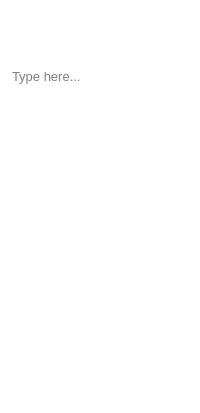
                      <widget class="QFrame" name="UserInputRenamePageFrame">
                       <property name="maximumSize">
                        <size>
                         <width>250</width>
                         <height>16777215</height>
                        </size>
                       </property>
                       <property name="styleSheet">
                        <string notr="true">QFrame{
	background-color: transparent;
	border-radius: 15px;
	border: 0px solid white;
	color: white
}

</string>
                       </property>
                       <property name="frameShape">
                        <enum>QFrame::NoFrame</enum>
                       </property>
                       <property name="frameShadow">
                        <enum>QFrame::Raised</enum>
                       </property>
                       <layout class="QVBoxLayout" name="verticalLayout_12">
                        <property name="spacing">
                         <number>20</number>
                        </property>
                        <property name="sizeConstraint">
                         <enum>QLayout::SetNoConstraint</enum>
                        </property>
                        <property name="leftMargin">
                         <number>10</number>
                        </property>
                        <property name="topMargin">
                         <number>25</number>
                        </property>
                        <property name="rightMargin">
                         <number>10</number>
                        </property>
                        <property name="bottomMargin">
                         <number>5</number>
                        </property>
                        <item>
                         <widget class="QLabel" name="RepalceValueRenamePage">
                          <property name="maximumSize">
                           <size>
                            <width>16777215</width>
                            <height>25</height>
                           </size>
                          </property>
                          <property name="font">
                           <font>
                            <pointsize>14</pointsize>
                           </font>
                          </property>
                          <property name="styleSheet">
                           <string notr="true">border: none;
height: fit-content
</string>
                          </property>
                          <property name="text">
                           <string>Replace Value</string>
                          </property>
                          <property name="alignment">
                           <set>Qt::AlignHCenter|Qt::AlignTop</set>
                          </property>
                         </widget>
                        </item>
                        <item>
                         <widget class="QLineEdit" name="RepalceValueInputRenamePage">
                          <property name="maximumSize">
                           <size>
                            <width>16777215</width>
                            <height>30</height>
                           </size>
                          </property>
                          <property name="font">
                           <font>
                            <pointsize>10</pointsize>
                           </font>
                          </property>
                          <property name="styleSheet">
                           <string notr="true">QLineEdit{
	border: none;
	border-bottom: 2px solid white;
	border-radius: 0px;
	background-color: transparent
}

QLineEdit[text]{ color:white; }</string>
                          </property>
                          <property name="placeholderText">
                           <string>Type here...</string>
                          </property>
                          <property name="clearButtonEnabled">
                           <bool>true</bool>
                          </property>
                         </widget>
                        </item>
                        <item>
                         <widget class="QLabel" name="NewValueRenamePage">
                          <property name="maximumSize">
                           <size>
                            <width>16777215</width>
                            <height>25</height>
                           </size>
                          </property>
                          <property name="font">
                           <font>
                            <pointsize>14</pointsize>
                           </font>
                          </property>
                          <property name="styleSheet">
                           <string notr="true">border: none;
</string>
                          </property>
                          <property name="text">
                           <string>New Value</string>
                          </property>
                          <property name="alignment">
                           <set>Qt::AlignHCenter|Qt::AlignTop</set>
                          </property>
                         </widget>
                        </item>
                        <item>
                         <widget class="QLineEdit" name="NewValueInputRenamePage">
                          <property name="maximumSize">
                           <size>
                            <width>16777215</width>
                            <height>30</height>
                           </size>
                          </property>
                          <property name="palette">
                           <palette>
                            <active>
                             <colorrole role="WindowText">
                              <brush brushstyle="SolidPattern">
                               <color alpha="255">
                                <red>255</red>
                                <green>255</green>
                                <blue>255</blue>
                               </color>
                              </brush>
                             </colorrole>
                             <colorrole role="Button">
                              <brush brushstyle="SolidPattern">
                               <color alpha="0">
                                <red>0</red>
                                <green>0</green>
                                <blue>0</blue>
                               </color>
                              </brush>
                             </colorrole>
                             <colorrole role="Text">
                              <brush brushstyle="SolidPattern">
                               <color alpha="255">
                                <red>255</red>
                                <green>255</green>
                                <blue>255</blue>
                               </color>
                              </brush>
                             </colorrole>
                             <colorrole role="ButtonText">
                              <brush brushstyle="SolidPattern">
                               <color alpha="255">
                                <red>255</red>
                                <green>255</green>
                                <blue>255</blue>
                               </color>
                              </brush>
                             </colorrole>
                             <colorrole role="Base">
                              <brush brushstyle="SolidPattern">
                               <color alpha="0">
                                <red>0</red>
                                <green>0</green>
                                <blue>0</blue>
                               </color>
                              </brush>
                             </colorrole>
                             <colorrole role="Window">
                              <brush brushstyle="SolidPattern">
                               <color alpha="0">
                                <red>0</red>
                                <green>0</green>
                                <blue>0</blue>
                               </color>
                              </brush>
                             </colorrole>
                             <colorrole role="PlaceholderText">
                              <brush brushstyle="SolidPattern">
                               <color alpha="255">
                                <red>255</red>
                                <green>255</green>
                                <blue>255</blue>
                               </color>
                              </brush>
                             </colorrole>
                            </active>
                            <inactive>
                             <colorrole role="WindowText">
                              <brush brushstyle="SolidPattern">
                               <color alpha="255">
                                <red>255</red>
                                <green>255</green>
                                <blue>255</blue>
                               </color>
                              </brush>
                             </colorrole>
                             <colorrole role="Button">
                              <brush brushstyle="SolidPattern">
                               <color alpha="0">
                                <red>0</red>
                                <green>0</green>
                                <blue>0</blue>
                               </color>
                              </brush>
                             </colorrole>
                             <colorrole role="Text">
                              <brush brushstyle="SolidPattern">
                               <color alpha="255">
                                <red>255</red>
                                <green>255</green>
                                <blue>255</blue>
                               </color>
                              </brush>
                             </colorrole>
                             <colorrole role="ButtonText">
                              <brush brushstyle="SolidPattern">
                               <color alpha="255">
                                <red>255</red>
                                <green>255</green>
                                <blue>255</blue>
                               </color>
                              </brush>
                             </colorrole>
                             <colorrole role="Base">
                              <brush brushstyle="SolidPattern">
                               <color alpha="0">
                                <red>0</red>
                                <green>0</green>
                                <blue>0</blue>
                               </color>
                              </brush>
                             </colorrole>
                             <colorrole role="Window">
                              <brush brushstyle="SolidPattern">
                               <color alpha="0">
                                <red>0</red>
                                <green>0</green>
                                <blue>0</blue>
                               </color>
                              </brush>
                             </colorrole>
                             <colorrole role="PlaceholderText">
                              <brush brushstyle="SolidPattern">
                               <color alpha="255">
                                <red>255</red>
                                <green>255</green>
                                <blue>255</blue>
                               </color>
                              </brush>
                             </colorrole>
                            </inactive>
                            <disabled>
                             <colorrole role="WindowText">
                              <brush brushstyle="SolidPattern">
                               <color alpha="255">
                                <red>255</red>
                                <green>255</green>
                                <blue>255</blue>
                               </color>
                              </brush>
                             </colorrole>
                             <colorrole role="Button">
                              <brush brushstyle="SolidPattern">
                               <color alpha="0">
                                <red>0</red>
                                <green>0</green>
                                <blue>0</blue>
                               </color>
                              </brush>
                             </colorrole>
                             <colorrole role="Text">
                              <brush brushstyle="SolidPattern">
                               <color alpha="255">
                                <red>255</red>
                                <green>255</green>
                                <blue>255</blue>
                               </color>
                              </brush>
                             </colorrole>
                             <colorrole role="ButtonText">
                              <brush brushstyle="SolidPattern">
                               <color alpha="255">
                                <red>255</red>
                                <green>255</green>
                                <blue>255</blue>
                               </color>
                              </brush>
                             </colorrole>
                             <colorrole role="Base">
                              <brush brushstyle="SolidPattern">
                               <color alpha="0">
                                <red>0</red>
                                <green>0</green>
                                <blue>0</blue>
                               </color>
                              </brush>
                             </colorrole>
                             <colorrole role="Window">
                              <brush brushstyle="SolidPattern">
                               <color alpha="0">
                                <red>0</red>
                                <green>0</green>
                                <blue>0</blue>
                               </color>
                              </brush>
                             </colorrole>
                             <colorrole role="PlaceholderText">
                              <brush brushstyle="SolidPattern">
                               <color alpha="255">
                                <red>255</red>
                                <green>255</green>
                                <blue>255</blue>
                               </color>
                              </brush>
                             </colorrole>
                            </disabled>
                           </palette>
                          </property>
                          <property name="font">
                           <font>
                            <pointsize>10</pointsize>
                           </font>
                          </property>
                          <property name="styleSheet">
                           <string notr="true">QLineEdit{
	border: none;
	border-bottom: 2px solid white;
	border-radius: 0px;
	background-color: transparent
}

QLineEdit[text]{ color:white; }</string>
                          </property>
                          <property name="placeholderText">
                           <string>Type here...</string>
                          </property>
                          <property name="clearButtonEnabled">
                           <bool>true</bool>
                          </property>
                         </widget>
                        </item>
                        <item>
                         <widget class="QRadioButton" name="OutMkdir">
                          <property name="font">
                           <font>
                            <pointsize>10</pointsize>
                           </font>
                          </property>
                          <property name="styleSheet">
                           <string notr="true">background-color: transparent;
color: white</string>
                          </property>
                          <property name="text">
                           <string>Create Output folder?</string>
                          </property>
                          <property name="iconSize">
                           <size>
                            <width>20</width>
                            <height>20</height>
                           </size>
                          </property>
                         </widget>
                        </item>
                        <item>
                         <widget class="QLineEdit" name="OutFolderName">
                          <property name="enabled">
                           <bool>true</bool>
                          </property>
                          <property name="minimumSize">
                           <size>
                            <width>0</width>
                            <height>0</height>
                           </size>
                          </property>
                          <property name="maximumSize">
                           <size>
                            <width>16777215</width>
                            <height>0</height>
                           </size>
                          </property>
                          <property name="font">
                           <font>
                            <pointsize>10</pointsize>
                           </font>
                          </property>
                          <property name="styleSheet">
                           <string notr="true">QLineEdit{
	border: none;
	border-bottom: 2px solid white;
	border-radius: 0px;
	background-color: transparent;
}

QLineEdit[text]{ color:white; }</string>
                          </property>
                          <property name="placeholderText">
                           <string>Folder Name</string>
                          </property>
                         </widget>
                        </item>
                        <item>
                         <widget class="QPushButton" name="OutputFolderButton">
                          <property name="maximumSize">
                           <size>
                            <width>360</width>
                            <height>16777215</height>
                           </size>
                          </property>
                          <property name="font">
                           <font>
                            <pointsize>12</pointsize>
                           </font>
                          </property>
                          <property name="styleSheet">
                           <string notr="true">QPushButton{
	color: white;
	background-color: transparent;
	border: 2px solid white;
	border-radius: 10px;
	padding: 10px;
	text-transform: uppercase;
}

QPushButton:hover{
	background-color: white;
	color: black
}</string>
                          </property>
                          <property name="text">
                           <string>Select the output path</string>
                          </property>
                         </widget>
                        </item>
                        <item>
                         <widget class="QPushButton" name="SubmitButtonRenamePage">
                          <property name="maximumSize">
                           <size>
                            <width>360</width>
                            <height>16777215</height>
                           </size>
                          </property>
                          <property name="font">
                           <font>
                            <pointsize>12</pointsize>
                           </font>
                          </property>
                          <property name="styleSheet">
                           <string notr="true">QPushButton{
	color: white;
	background-color: transparent;
	border: 2px solid white;
	border-radius: 10px;
	padding: 10px;
	text-transform: uppercase;
}

QPushButton:hover{
	background-color: white;
	color: black
}</string>
                          </property>
                          <property name="text">
                           <string>SUbmit</string>
                          </property>
                         </widget>
                        </item>
                        <item>
                         <widget class="QFrame" name="DirDisplayContainerFrame">
                          <property name="styleSheet">
                           <string notr="true">border: 0px;
background-color: transparent</string>
                          </property>
                          <property name="frameShape">
                           <enum>QFrame::StyledPanel</enum>
                          </property>
                          <property name="frameShadow">
                           <enum>QFrame::Raised</enum>
                          </property>
                          <layout class="QGridLayout" name="gridLayout_2">
                           <item row="0" column="0">
                            <widget class="QLabel" name="DirDisplayContainerLabel">
                             <property name="text">
                              <string/>
                             </property>
                             <property name="alignment">
                              <set>Qt::AlignBottom|Qt::AlignHCenter</set>
                             </property>
                             <property name="wordWrap">
                              <bool>true</bool>
                             </property>
                            </widget>
                           </item>
                          </layout>
                         </widget>
                        </item>
                       </layout>
                      </widget>
